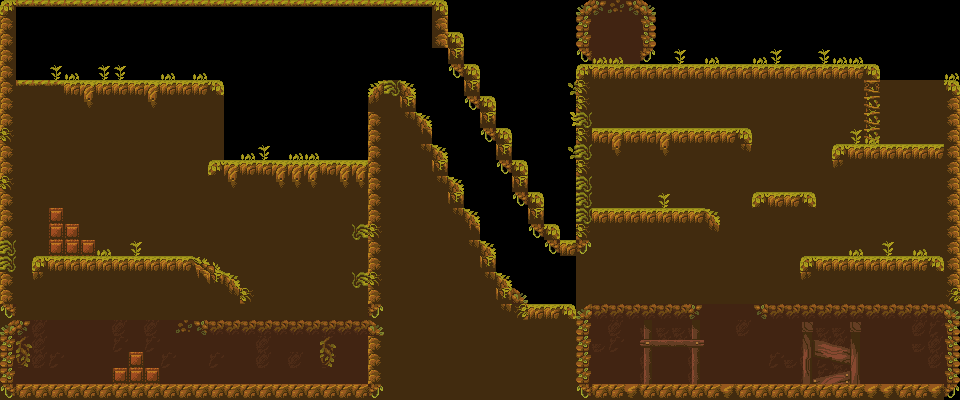

The image is a tile-based game level rendered from a .tmx file. Its description and source (layers, tilesets, objects; grid data summarised) follow:
An orthogonal 60x25 tile map with 16x16 px tiles, 4 tile layers (background, collisions, destructibles, decoration) and 34 objects (3x spring, 2x ability, 2x largeBlock, key, ending, ...).

<map version="1.0" tiledversion="1.1.6" orientation="orthogonal" renderorder="right-down" width="60" height="25" tilewidth="16" tileheight="16" infinite="0" nextobjectid="16">
 <tileset firstgid="1" name="tileset" tilewidth="16" tileheight="16" tilecount="240" columns="20">
  <image source="tileset.png" width="320" height="192" />
  <tile id="3">
   <properties>
    <property name="collides" type="bool" value="true" />
    <property name="fire" type="bool" value="true" />
   </properties>
   <objectgroup draworder="index" />
  </tile>
  <tile id="4">
   <properties>
    <property name="collides" type="bool" value="true" />
    <property name="fire" type="bool" value="true" />
   </properties>
   <objectgroup draworder="index">
    <object id="1" x="0" y="0">
     <polygon points="0,0 0,8 16,8 16,0" />
    </object>
   </objectgroup>
  </tile>
  <tile id="5">
   <properties>
    <property name="collides" type="bool" value="true" />
    <property name="fire" type="bool" value="true" />
   </properties>
   <objectgroup draworder="index">
    <object id="1" x="0" y="0">
     <polygon points="0,0 0,4 0,8 16,8 16,0" />
    </object>
   </objectgroup>
  </tile>
  <tile id="6">
   <properties>
    <property name="collides" type="bool" value="true" />
    <property name="fire" type="bool" value="true" />
   </properties>
   <objectgroup draworder="index">
    <object id="1" x="0" y="0">
     <polygon points="0,0 0,8 16,8 16,0" />
    </object>
   </objectgroup>
  </tile>
  <tile id="8">
   <objectgroup draworder="index">
    <object id="3" x="0" y="0">
     <polygon points="0,0 0,16 16,4 16,0" />
    </object>
   </objectgroup>
  </tile>
  <tile id="10">
   <objectgroup draworder="index">
    <object id="1" x="0" y="0">
     <polygon points="0,0 0,8 16,8 16,0" />
    </object>
   </objectgroup>
  </tile>
  <tile id="12">
   <objectgroup draworder="index">
    <object id="2" x="0" y="0">
     <polygon points="0,0 0,4 16,16 16,0" />
    </object>
   </objectgroup>
  </tile>
  <tile id="23">
   <properties>
    <property name="collides" type="bool" value="true" />
    <property name="fire" type="bool" value="true" />
   </properties>
   <objectgroup draworder="index" />
  </tile>
  <tile id="61">
   <properties>
    <property name="collides" value="true" />
   </properties>
   <objectgroup draworder="index">
    <object id="2" x="0" y="16">
     <polygon points="0,0 16,-16 16,0" />
    </object>
   </objectgroup>
  </tile>
  <tile id="63">
   <properties>
    <property name="collides" value="true" />
   </properties>
   <objectgroup draworder="index">
    <object id="1" x="0" y="0">
     <polygon points="0,0 0,16 16,16" />
    </object>
   </objectgroup>
  </tile>
  <tile id="67">
   <properties>
    <property name="collides" value="true" />
   </properties>
   <objectgroup draworder="index">
    <object id="1" x="0" y="16">
     <polygon points="0,0 16,0 16,-16 4,-16 0,-12" />
    </object>
   </objectgroup>
  </tile>
  <tile id="68">
   <properties>
    <property name="collides" value="true" />
   </properties>
  </tile>
  <tile id="69">
   <properties>
    <property name="collides" value="true" />
   </properties>
  </tile>
  <tile id="70">
   <properties>
    <property name="collides" value="true" />
   </properties>
   <objectgroup draworder="index">
    <object id="1" x="0" y="0">
     <polygon points="0,0 12,0 16,4 16,16 0,16" />
    </object>
   </objectgroup>
  </tile>
  <tile id="81">
   <properties>
    <property name="collides" value="true" />
   </properties>
   <objectgroup draworder="index">
    <object id="2" x="0" y="0">
     <polygon points="0,0 0,8 16,0" />
    </object>
   </objectgroup>
  </tile>
  <tile id="83">
   <properties>
    <property name="collides" value="true" />
   </properties>
   <objectgroup draworder="index">
    <object id="1" x="0" y="0">
     <polygon points="0,0 16,8 16,0" />
    </object>
   </objectgroup>
  </tile>
  <tile id="87">
   <properties>
    <property name="collides" value="true" />
   </properties>
  </tile>
  <tile id="88">
   <properties>
    <property name="collides" value="true" />
   </properties>
  </tile>
  <tile id="89">
   <properties>
    <property name="collides" value="true" />
   </properties>
  </tile>
  <tile id="90">
   <properties>
    <property name="collides" value="true" />
   </properties>
  </tile>
  <tile id="107">
   <properties>
    <property name="collides" value="true" />
   </properties>
  </tile>
  <tile id="108">
   <properties>
    <property name="collides" value="true" />
   </properties>
  </tile>
  <tile id="109">
   <properties>
    <property name="collides" value="true" />
   </properties>
  </tile>
  <tile id="110">
   <properties>
    <property name="collides" value="true" />
   </properties>
  </tile>
  <tile id="120">
   <properties>
    <property name="collides" value="true" />
   </properties>
   <objectgroup draworder="index">
    <object id="1" x="0" y="16">
     <polygon points="0,0 16,0 16,-8" />
    </object>
   </objectgroup>
  </tile>
  <tile id="121">
   <properties>
    <property name="collides" value="true" />
   </properties>
   <objectgroup draworder="index">
    <object id="1" x="0" y="8">
     <polygon points="0,0 16,-8 16,8 0,8" />
    </object>
   </objectgroup>
  </tile>
  <tile id="123">
   <properties>
    <property name="collides" value="true" />
   </properties>
   <objectgroup draworder="index">
    <object id="1" x="0" y="0">
     <polygon points="0,0 0,16 16,16 16,8" />
    </object>
   </objectgroup>
  </tile>
  <tile id="124">
   <properties>
    <property name="collides" value="true" />
   </properties>
   <objectgroup draworder="index">
    <object id="1" x="16" y="16">
     <polygon points="0,0 -16,-8 -16,0" />
    </object>
   </objectgroup>
  </tile>
  <tile id="127">
   <properties>
    <property name="collides" value="true" />
   </properties>
  </tile>
  <tile id="128">
   <properties>
    <property name="collides" value="true" />
   </properties>
  </tile>
  <tile id="129">
   <properties>
    <property name="collides" value="true" />
   </properties>
  </tile>
  <tile id="130">
   <properties>
    <property name="collides" value="true" />
   </properties>
  </tile>
  <tile id="140">
   <properties>
    <property name="collides" value="true" />
   </properties>
   <objectgroup draworder="index">
    <object id="1" x="0" y="0">
     <polygon points="0,0 0,12 16,12 16,4 16,0" />
    </object>
   </objectgroup>
  </tile>
  <tile id="141">
   <properties>
    <property name="collides" value="true" />
   </properties>
   <objectgroup draworder="index">
    <object id="2" x="0" y="0">
     <polygon points="0,0 0,12 12,0" />
    </object>
   </objectgroup>
  </tile>
  <tile id="143">
   <properties>
    <property name="collides" value="true" />
   </properties>
   <objectgroup draworder="index">
    <object id="2" x="4" y="0">
     <polygon points="0,0 12,12 12,0" />
    </object>
   </objectgroup>
  </tile>
  <tile id="144">
   <properties>
    <property name="collides" value="true" />
   </properties>
   <objectgroup draworder="index">
    <object id="1" x="0" y="0">
     <polygon points="0,0 0,12 16,12 16,0" />
    </object>
   </objectgroup>
  </tile>
  <tile id="147">
   <properties>
    <property name="collides" value="true" />
   </properties>
  </tile>
  <tile id="148">
   <properties>
    <property name="basic" type="bool" value="true" />
    <property name="collides" type="bool" value="true" />
   </properties>
   <objectgroup draworder="index" />
  </tile>
  <tile id="149">
   <properties>
    <property name="collides" value="true" />
   </properties>
  </tile>
  <tile id="150">
   <properties>
    <property name="collides" value="true" />
   </properties>
  </tile>
  <tile id="187">
   <properties>
    <property name="collides" value="true" />
   </properties>
   <objectgroup draworder="index">
    <object id="1" x="0" y="16">
     <polygon points="0,0 0,-4 12,-16 16,-16 16,0" />
    </object>
   </objectgroup>
  </tile>
  <tile id="188">
   <properties>
    <property name="collides" value="true" />
   </properties>
  </tile>
  <tile id="189">
   <properties>
    <property name="collides" value="true" />
   </properties>
  </tile>
  <tile id="190">
   <properties>
    <property name="collides" value="true" />
   </properties>
   <objectgroup draworder="index">
    <object id="1" x="0" y="0">
     <polygon points="0,0 4,0 16,12 16,16 0,16" />
    </object>
   </objectgroup>
  </tile>
  <tile id="200">
   <properties>
    <property name="collides" type="bool" value="true" />
    <property name="key" type="bool" value="true" />
   </properties>
   <objectgroup draworder="index" />
  </tile>
  <tile id="201">
   <properties>
    <property name="collides" type="bool" value="true" />
    <property name="key" type="bool" value="true" />
   </properties>
   <objectgroup draworder="index" />
  </tile>
  <tile id="203">
   <properties>
    <property name="collides" type="bool" value="true" />
    <property name="key" type="bool" value="true" />
   </properties>
   <objectgroup draworder="index" />
  </tile>
  <tile id="204">
   <properties>
    <property name="collides" type="bool" value="true" />
    <property name="key" type="bool" value="true" />
   </properties>
   <objectgroup draworder="index" />
  </tile>
  <tile id="207">
   <properties>
    <property name="collides" value="true" />
   </properties>
  </tile>
  <tile id="208">
   <properties>
    <property name="collides" value="true" />
   </properties>
  </tile>
  <tile id="209">
   <properties>
    <property name="collides" value="true" />
   </properties>
  </tile>
  <tile id="210">
   <properties>
    <property name="collides" value="true" />
   </properties>
  </tile>
  <tile id="220">
   <properties>
    <property name="collides" type="bool" value="true" />
    <property name="key" type="bool" value="true" />
   </properties>
   <objectgroup draworder="index" />
  </tile>
  <tile id="221">
   <properties>
    <property name="collides" type="bool" value="true" />
    <property name="key" type="bool" value="true" />
   </properties>
   <objectgroup draworder="index" />
  </tile>
  <tile id="223">
   <properties>
    <property name="collides" type="bool" value="true" />
    <property name="key" type="bool" value="true" />
   </properties>
   <objectgroup draworder="index" />
  </tile>
  <tile id="224">
   <properties>
    <property name="collides" type="bool" value="true" />
    <property name="key" type="bool" value="true" />
   </properties>
   <objectgroup draworder="index" />
  </tile>
  <tile id="227">
   <properties>
    <property name="collides" value="true" />
   </properties>
   <objectgroup draworder="index">
    <object id="1" x="4" y="0">
     <polygon points="0,0 12,12 12,0" />
    </object>
   </objectgroup>
  </tile>
  <tile id="228">
   <properties>
    <property name="collides" value="true" />
   </properties>
  </tile>
  <tile id="229">
   <properties>
    <property name="collides" value="true" />
   </properties>
  </tile>
  <tile id="230">
   <properties>
    <property name="collides" value="true" />
   </properties>
   <objectgroup draworder="index">
    <object id="1" x="0" y="0">
     <polygon points="0,0 0,12 12,0" />
    </object>
   </objectgroup>
  </tile>
 </tileset>
 <layer name="background" width="60" height="25">
  <data>[1500 cells, 1017 non-empty, 50 distinct tile ids]</data>
 </layer>
 <layer name="collisions" width="60" height="25">
  <data>[1500 cells, 335 non-empty, 30 distinct tile ids]</data>
 </layer>
 <layer name="destructibles" width="60" height="25">
  <data>[1500 cells, 14 non-empty, 3 distinct tile ids]</data>
 </layer>
 <layer name="decoration" width="60" height="25">
  <data>[1500 cells, 31 non-empty, 4 distinct tile ids]</data>
 </layer>
 <objectgroup name="items">
  <object id="1" name="spring1" type="spring" gid="2" x="336" y="160" width="16" height="16" />
  <object id="6" name="key1" type="key" gid="2" x="608" y="192" width="16" height="16" />
  <object id="7" name="fire" type="ability" gid="2" x="912" y="368" width="16" height="16" />
  <object id="8" name="water" type="ability" gid="2" x="608" y="368" width="16" height="16" />
  <object id="9" name="spring2" type="spring" gid="2" x="912" y="144" width="16" height="16" />
  <object id="10" name="portal" type="ending" gid="2" x="608" y="48" width="16" height="16" />
  <object id="13" name="bull" type="largeBlock" gid="2" x="680" y="24" width="16" height="16" />
  <object id="14" name="plain" type="largeBlock" gid="2" x="680" y="56" width="16" height="16" />
  <object id="15" name="spring3" type="spring" gid="2" x="160" y="256" width="16" height="16" />
 </objectgroup>
 <objectgroup name="player">
  <object id="12" name="playerSpawn" type="player" x="80" y="328" />
 </objectgroup>
</map>
